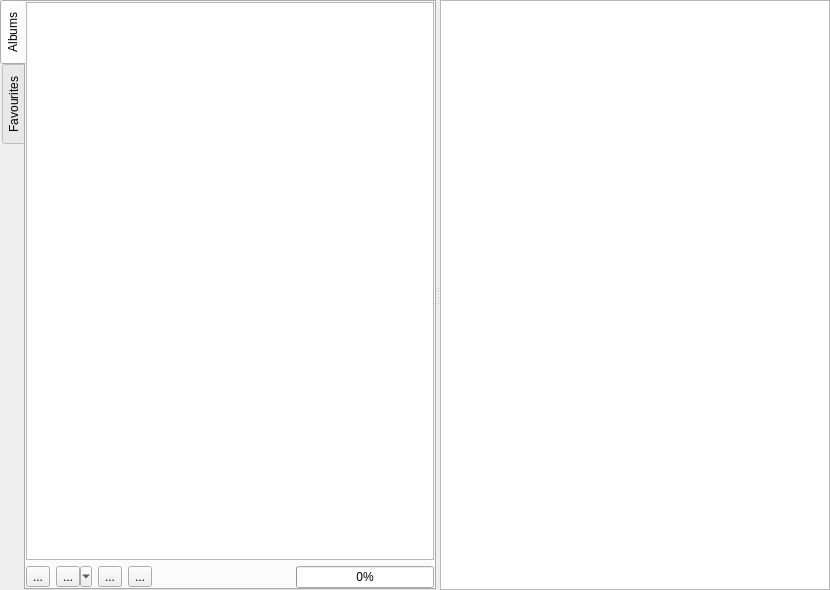
<ui version="4.0" >
 <class>Organizer</class>
 <widget class="QWidget" name="Organizer" >
  <property name="geometry" >
   <rect>
    <x>0</x>
    <y>0</y>
    <width>830</width>
    <height>590</height>
   </rect>
  </property>
  <property name="windowTitle" >
   <string>Form</string>
  </property>
  <layout class="QVBoxLayout" name="verticalLayout" >
   <property name="margin" >
    <number>0</number>
   </property>
   <item>
    <widget class="QSplitter" name="splitter" >
     <property name="sizePolicy" >
      <sizepolicy vsizetype="Expanding" hsizetype="Expanding" >
       <horstretch>0</horstretch>
       <verstretch>0</verstretch>
      </sizepolicy>
     </property>
     <property name="minimumSize" >
      <size>
       <width>580</width>
       <height>0</height>
      </size>
     </property>
     <property name="frameShadow" >
      <enum>QFrame::Plain</enum>
     </property>
     <property name="midLineWidth" >
      <number>0</number>
     </property>
     <property name="orientation" >
      <enum>Qt::Horizontal</enum>
     </property>
     <property name="opaqueResize" >
      <bool>true</bool>
     </property>
     <widget class="QTabWidget" name="tabWidget" >
      <property name="sizePolicy" >
       <sizepolicy vsizetype="Expanding" hsizetype="Fixed" >
        <horstretch>0</horstretch>
        <verstretch>0</verstretch>
       </sizepolicy>
      </property>
      <property name="minimumSize" >
       <size>
        <width>0</width>
        <height>0</height>
       </size>
      </property>
      <property name="baseSize" >
       <size>
        <width>200</width>
        <height>0</height>
       </size>
      </property>
      <property name="tabPosition" >
       <enum>QTabWidget::West</enum>
      </property>
      <property name="currentIndex" >
       <number>0</number>
      </property>
      <widget class="QWidget" name="tab" >
       <attribute name="title" >
        <string>Albums</string>
       </attribute>
       <layout class="QVBoxLayout" name="verticalLayout_5" >
        <property name="margin" >
         <number>0</number>
        </property>
        <item>
         <layout class="QVBoxLayout" name="verticalLayout_4" >
          <item>
           <widget class="QTreeView" name="trw_albums" >
            <property name="sizePolicy" >
             <sizepolicy vsizetype="Expanding" hsizetype="Expanding" >
              <horstretch>0</horstretch>
              <verstretch>0</verstretch>
             </sizepolicy>
            </property>
            <property name="contextMenuPolicy" >
             <enum>Qt::ActionsContextMenu</enum>
            </property>
            <property name="editTriggers" >
             <set>QAbstractItemView::NoEditTriggers</set>
            </property>
            <property name="headerHidden" >
             <bool>true</bool>
            </property>
           </widget>
          </item>
          <item>
           <layout class="QHBoxLayout" name="horizontalLayout" >
            <item>
             <widget class="QToolButton" name="tb_reload_collection" >
              <property name="text" >
               <string>...</string>
              </property>
              <property name="icon" >
               <iconset resource="../musorg.qrc" >
                <normaloff>:/icons/icons/reload.png</normaloff>:/icons/icons/reload.png</iconset>
              </property>
             </widget>
            </item>
            <item>
             <widget class="QToolButton" name="tb_import_albums" >
              <property name="text" >
               <string>...</string>
              </property>
              <property name="icon" >
               <iconset resource="../musorg.qrc" >
                <normaloff>:/icons/icons/add.png</normaloff>:/icons/icons/add.png</iconset>
              </property>
              <property name="popupMode" >
               <enum>QToolButton::MenuButtonPopup</enum>
              </property>
              <property name="arrowType" >
               <enum>Qt::NoArrow</enum>
              </property>
             </widget>
            </item>
            <item>
             <widget class="QToolButton" name="tb_remove_albums" >
              <property name="text" >
               <string>...</string>
              </property>
              <property name="icon" >
               <iconset resource="../musorg.qrc" >
                <normaloff>:/icons/icons/remove.png</normaloff>:/icons/icons/remove.png</iconset>
              </property>
             </widget>
            </item>
            <item>
             <widget class="QToolButton" name="tb_edit_album" >
              <property name="text" >
               <string>...</string>
              </property>
              <property name="icon" >
               <iconset resource="../musorg.qrc" >
                <normaloff>:/icons/icons/edit.png</normaloff>:/icons/icons/edit.png</iconset>
              </property>
             </widget>
            </item>
            <item>
             <spacer name="horizontalSpacer" >
              <property name="orientation" >
               <enum>Qt::Horizontal</enum>
              </property>
              <property name="sizeType" >
               <enum>QSizePolicy::Expanding</enum>
              </property>
              <property name="sizeHint" stdset="0" >
               <size>
                <width>0</width>
                <height>20</height>
               </size>
              </property>
             </spacer>
            </item>
            <item>
             <widget class="QProgressBar" name="pb_reload" >
              <property name="value" >
               <number>0</number>
              </property>
             </widget>
            </item>
           </layout>
          </item>
         </layout>
        </item>
       </layout>
      </widget>
      <widget class="QWidget" name="tab_2" >
       <attribute name="title" >
        <string>Favourites</string>
       </attribute>
       <layout class="QVBoxLayout" name="verticalLayout_3" >
        <property name="margin" >
         <number>0</number>
        </property>
        <item>
         <layout class="QVBoxLayout" name="verticalLayout_2" />
        </item>
       </layout>
      </widget>
     </widget>
     <widget class="QTreeView" name="trw_tracks" >
      <property name="headerHidden" >
       <bool>false</bool>
      </property>
     </widget>
    </widget>
   </item>
  </layout>
  <action name="actionEdit_Album" >
   <property name="icon" >
    <iconset resource="../musorg.qrc" >
     <normaloff>:/icons/icons/edit.png</normaloff>:/icons/icons/edit.png</iconset>
   </property>
   <property name="text" >
    <string>Edit Album</string>
   </property>
  </action>
  <action name="actionRemove_Album" >
   <property name="icon" >
    <iconset resource="../musorg.qrc" >
     <normaloff>:/icons/icons/remove.png</normaloff>:/icons/icons/remove.png</iconset>
   </property>
   <property name="text" >
    <string>Remove Album</string>
   </property>
  </action>
  <action name="actionImport_Files" >
   <property name="icon" >
    <iconset resource="../musorg.qrc" >
     <normaloff>:/icons/icons/add.png</normaloff>:/icons/icons/add.png</iconset>
   </property>
   <property name="text" >
    <string>Import Files</string>
   </property>
  </action>
  <action name="actionImport_Directory" >
   <property name="icon" >
    <iconset resource="../musorg.qrc" >
     <normaloff>:/icons/icons/add.png</normaloff>:/icons/icons/add.png</iconset>
   </property>
   <property name="text" >
    <string>Import Directory</string>
   </property>
  </action>
  <action name="actionChange_Encoding" >
   <property name="text" >
    <string>Change Encoding</string>
   </property>
  </action>
 </widget>
 <resources>
  <include location="../musorg.qrc" />
 </resources>
 <connections/>
</ui>
